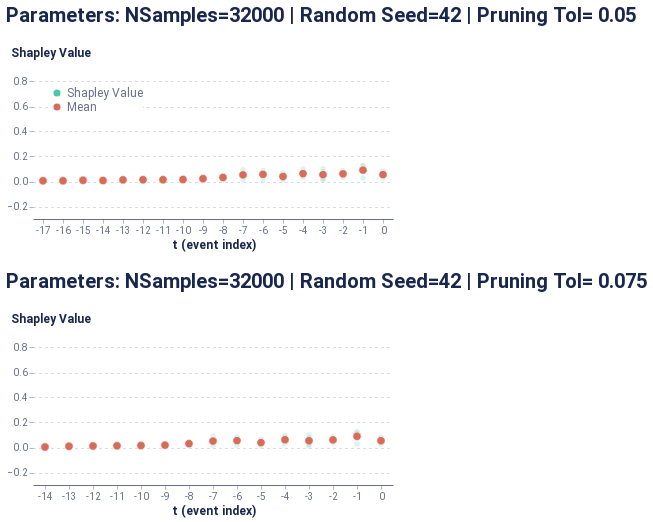

The notebook cell this image was saved under:
### Markdown cell above
##### Global event-level

### Code cell
event_dict = {'path': 'outputs/event_all.csv', 'rs': 42, 'nsamples': 32000}
event_data = event_explain_all(f_hs, pos_dataset, event_dict, prun_indexes, average_event, model_features, schema, sequence_id_feat, time_feat)
event_global_plot = plot_global_event(event_data)
event_global_plot

### Figure 1 — Vega-Lite specification as saved in the notebook (floating-point values rounded to 4 significant figures)
{"config": {"axis": {"domain": true, "domainColor": "#666F89", "grid": false, "gridCap": "round", "gridColor": "#B3B7C4", "gridDash": [2, 4], "gridWidth": 0.5, "labelColor": "#666F89", "labelFont": "Roboto, Arial, sans-serif", "labelPadding": 2, "tickColor": "#666F89", "tickOpacity": 0.5, "tickSize": 4, "titleColor": "#19274E", "titleFont": "Roboto, Arial, sans-serif", "titleFontSize": 12}, "axisBand": {"domain": true, "labelPadding": 4, "ticks": false}, "axisY": {"domain": false, "titleAlign": "left", "titleAngle": 0, "titleX": -20, "titleY": -10}, "legend": {"labelColor": "#666F89", "labelFont": "Roboto, Arial, sans-serif", "labelFontSize": 12, "symbolSize": 40, "titleColor": "#19274E", "titleFont": "Roboto, Arial, sans-serif", "titleFontSize": 12, "titlePadding": 4}, "arc": {"stroke": "#FFFFFF", "strokeWidth": 1}, "bar": {"fill": "#2770EB", "stroke": null}, "line": {"stroke": "#2770EB", "strokeWidth": 2}, "path": {"stroke": "#2770EB", "strokeWidth": 0.5}, "point": {"fill": "#2770EB", "shape": "circle", "filled": true}, "rect": {"fill": "#2770EB"}, "rule": {"stroke": "#666F89"}, "shape": {"stroke": "#2770EB"}, "text": {"color": "#19274E", "font": "Roboto, Arial, sans-serif", "fontSize": 12}, "range": {"category": ["#2770EB", "#77B98A", "#DA5252", "#FFC400", "#A87AEA", "#00A39E", "#19274E"], "diverging": ["#006360", "#2BB3AE", "#96D9D7", "#FFFFFF", "#EDAAAA", "#DA5252", "#811D1D"], "heatmap": ["#18448F", "#1B4EA5", "#2770EB", "#4C88EE", "#82ACF3", "#A6C4F7", "#E9F1FD"], "ramp": ["#18448F", "#1B4EA5", "#2770EB", "#4C88EE", "#82ACF3", "#A6C4F7", "#E9F1FD"]}, "background": "#FFFFFF", "group": {"fill": "#FFFFFF"}, "header": {"labelColor": "#19274E", "labelFont": "Roboto, Arial, sans-serif", "labelFontSize": 12, "titleColor": "#19274E", "titleFont": "Roboto, Arial, sans-serif", "titleFontSize": 16}, "title": {"anchor": "start", "color": "#19274E", "font": "Roboto, Arial, sans-serif", "fontSize": 20, "fontWeight": "bold", "offset": 20, "subtitleColor": "#19274E", "subtitleFontSize": 16}, "view": {"continuousHeight": 300, "continuousWidth": 400, "stroke": "transparent"}}, "vconcat": [{"mark": {"type": "point", "stroke": "white", "strokeWidth": 0.6}, "encoding": {"color": {"field": "type", "legend": {"fillColor": "white", "orient": "top-left", "symbolSize": 50, "symbolStrokeWidth": 0, "title": null}, "scale": {"domain": ["Shapley Value", "Mean"], "range": ["#48caaa", "#d76d58"]}, "type": "nominal"}, "opacity": {"condition": {"value": 1.0, "test": "(datum.type === 'Mean')"}, "value": 0.2}, "size": {"condition": {"value": 70, "test": "(datum.type === 'Mean')"}, "value": 30}, "x": {"axis": {"labelAngle": 0}, "field": "t (event index)", "type": "ordinal"}, "y": {"axis": {"grid": true, "titleX": -23}, "field": "Shapley Value", "scale": {"domain": [-0.3, 0.9]}, "title": "Shapley Value", "type": "quantitative"}}, "height": 150, "title": "Parameters: NSamples=32000 | Random Seed=42 | Pruning Tol= 0.05", "width": 360}, {"data": {"name": "data-226e6e6714fe02b9083b8fdc7efa5d17"}, "mark": {"type": "point", "stroke": "white", "strokeWidth": 0.6}, "encoding": {"color": {"field": "type", "legend": {"fillColor": "white", "orient": "top-left", "symbolSize": 50, "symbolStrokeWidth": 0, "title": null}, "scale": {"domain": ["Shapley Value", "Mean"], "range": ["#48caaa", "#d76d58"]}, "type": "nominal"}, "opacity": {"condition": {"value": 1.0, "test": "(datum.type === 'Mean')"}, "value": 0.2}, "size": {"condition": {"value": 70, "test": "(datum.type === 'Mean')"}, "value": 30}, "x": {"axis": {"labelAngle": 0}, "field": "t (event index)", "type": "ordinal"}, "y": {"axis": {"grid": true, "titleX": -23}, "field": "Shapley Value", "scale": {"domain": [-0.3, 0.9]}, "title": "Shapley Value", "type": "quantitative"}}, "height": 150, "title": "Parameters: NSamples=32000 | Random Seed=42 | Pruning Tol= 0.075", "width": 360}], "data": {"name": "data-34bd7476ebd269edb2770650c1cf425f"}, "$schema": "https://vega.github.io/schema/vega-lite/v4.17.0.json", "datasets": {"data-34bd7476ebd269edb2770650c1cf425f": [{"Shapley Value": 0.04514, "t (event index)": 0, "type": "Shapley Value"}, {"Shapley Value": 0.08816, "t (event index)": -1, "type": "Shapley Value"}, {"Shapley Value": 0.08868, "t (event index)": -2, "type": "Shapley Value"}, {"Shapley Value": 0.07824, "t (event index)": -3, "type": "Shapley Value"}, {"Shapley Value": 0.04805, "t (event index)": -4, "type": "Shapley Value"}, {"Shapley Value": 0.04557, "t (event index)": -5, "type": "Shapley Value"}, {"Shapley Value": 0.05404, "t (event index)": -6, "type": "Shapley Value"}, {"Shapley Value": 0.05916, "t (event index)": -7, "type": "Shapley Value"}, {"Shapley Value": 0.03766, "t (event index)": -8, "type": "Shapley Value"}, {"Shapley Value": 0.02421, "t (event index)": -9, "type": "Shapley Value"}, {"Shapley Value": 0.01127, "t (event index)": -10, "type": "Shapley Value"}, {"Shapley Value": 0.02366, "t (event index)": -11, "type": "Shapley Value"}, {"Shapley Value": 0.009378, "t (event index)": -12, "type": "Shapley Value"}, {"Shapley Value": 0.01428, "t (event index)": -13, "type": "Shapley Value"}, {"Shapley Value": 0.0113, "t (event index)": -14, "type": "Shapley Value"}, {"Shapley Value": 0.01346, "t (event index)": -15, "type": "Shapley Value"}, {"Shapley Value": 0.08403, "t (event index)": 0, "type": "Shapley Value"}, {"Shapley Value": 0.1219, "t (event index)": -1, "type": "Shapley Value"}, {"Shapley Value": 0.05875, "t (event index)": -2, "type": "Shapley Value"}, {"Shapley Value": 0.105, "t (event index)": -3, "type": "Shapley Value"}, {"Shapley Value": 0.0751, "t (event index)": -4, "type": "Shapley Value"}, {"Shapley Value": 0.06811, "t (event index)": -5, "type": "Shapley Value"}, {"Shapley Value": 0.06793, "t (event index)": -6, "type": "Shapley Value"}, {"Shapley Value": 0.04375, "t (event index)": -7, "type": "Shapley Value"}, {"Shapley Value": 0.03558, "t (event index)": -8, "type": "Shapley Value"}, {"Shapley Value": 0.03316, "t (event index)": -9, "type": "Shapley Value"}, {"Shapley Value": 0.06573, "t (event index)": 0, "type": "Shapley Value"}, {"Shapley Value": 0.1255, "t (event index)": -1, "type": "Shapley Value"}, {"Shapley Value": 0.06314, "t (event index)": -2, "type": "Shapley Value"}, {"Shapley Value": 0.01404, "t (event index)": -3, "type": "Shapley Value"}, {"Shapley Value": 0.09942, "t (event index)": -4, "type": "Shapley Value"}, {"Shapley Value": 0.03314, "t (event index)": -5, "type": "Shapley Value"}, {"Shapley Value": 0.08788, "t (event index)": -6, "type": "Shapley Value"}, {"Shapley Value": 0.09326, "t (event index)": -7, "type": "Shapley Value"}, {"Shapley Value": 0.04203, "t (event index)": -8, "type": "Shapley Value"}, {"Shapley Value": 0.01919, "t (event index)": -9, "type": "Shapley Value"}, {"Shapley Value": 0.01875, "t (event index)": -10, "type": "Shapley Value"}, {"Shapley Value": 0.01739, "t (event index)": -11, "type": "Shapley Value"}, {"Shapley Value": 0.02308, "t (event index)": -12, "type": "Shapley Value"}, {"Shapley Value": 0.01606, "t (event index)": -13, "type": "Shapley Value"}, {"Shapley Value": 0.02481, "t (event index)": 0, "type": "Shapley Value"}, {"Shapley Value": 0.02745, "t (event index)": -1, "type": "Shapley Value"}, {"Shapley Value": 0.03486, "t (event index)": -2, "type": "Shapley Value"}, {"Shapley Value": 0.02171, "t (event index)": -3, "type": "Shapley Value"}, {"Shapley Value": 0.02988, "t (event index)": -4, "type": "Shapley Value"}, {"Shapley Value": 0.01215, "t (event index)": -5, "type": "Shapley Value"}, {"Shapley Value": 0.01764, "t (event index)": -6, "type": "Shapley Value"}, {"Shapley Value": 0.01576, "t (event index)": -7, "type": "Shapley Value"}, {"Shapley Value": 0.01418, "t (event index)": -8, "type": "Shapley Value"}, {"Shapley Value": 0.01398, "t (event index)": -9, "type": "Shapley Value"}, {"Shapley Value": 0.01765, "t (event index)": -10, "type": "Shapley Value"}, {"Shapley Value": 0.002328, "t (event index)": -11, "type": "Shapley Value"}, {"Shapley Value": 0.009988, "t (event index)": -12, "type": "Shapley Value"}, {"Shapley Value": 0.008656, "t (event index)": -13, "type": "Shapley Value"}, {"Shapley Value": 0.004181, "t (event index)": -14, "type": "Shapley Value"}, {"Shapley Value": 0.005625, "t (event index)": -15, "type": "Shapley Value"}, {"Shapley Value": 0.005815, "t (event index)": -16, "type": "Shapley Value"}, {"Shapley Value": 0.005587, "t (event index)": -17, "type": "Shapley Value"}, {"Shapley Value": 0.005587, "t (event index)": -17, "type": "Mean"}, {"Shapley Value": 0.005815, "t (event index)": -16, "type": "Mean"}, {"Shapley Value": 0.00954, "t (event index)": -15, "type": "Mean"}, {"Shapley Value": 0.007738, "t (event index)": -14, "type": "Mean"}, {"Shapley Value": 0.013, "t (event index)": -13, "type": "Mean"}, {"Shapley Value": 0.01415, "t (event index)": -12, "type": "Mean"}, {"Shapley Value": 0.01446, "t (event index)": -11, "type": "Mean"}, {"Shapley Value": 0.01589, "t (event index)": -10, "type": "Mean"}, {"Shapley Value": 0.02263, "t (event index)": -9, "type": "Mean"}, {"Shapley Value": 0.03236, "t (event index)": -8, "type": "Mean"}, {"Shapley Value": 0.05298, "t (event index)": -7, "type": "Mean"}, {"Shapley Value": 0.05687, "t (event index)": -6, "type": "Mean"}, {"Shapley Value": 0.03974, "t (event index)": -5, "type": "Mean"}, {"Shapley Value": 0.06311, "t (event index)": -4, "type": "Mean"}, {"Shapley Value": 0.05473, "t (event index)": -3, "type": "Mean"}, {"Shapley Value": 0.06136, "t (event index)": -2, "type": "Mean"}, {"Shapley Value": 0.09075, "t (event index)": -1, "type": "Mean"}, {"Shapley Value": 0.05493, "t (event index)": 0, "type": "Mean"}], "data-226e6e6714fe02b9083b8fdc7efa5d17": [{"Shapley Value": 0.04484, "t (event index)": 0, "type": "Shapley Value"}, {"Shapley Value": 0.08742, "t (event index)": -1, "type": "Shapley Value"}, {"Shapley Value": 0.088, "t (event index)": -2, "type": "Shapley Value"}, {"Shapley Value": 0.07748, "t (event index)": -3, "type": "Shapley Value"}, {"Shapley Value": 0.04776, "t (event index)": -4, "type": "Shapley Value"}, {"Shapley Value": 0.04565, "t (event index)": -5, "type": "Shapley Value"}, {"Shapley Value": 0.05308, "t (event index)": -6, "type": "Shapley Value"}, {"Shapley Value": 0.05822, "t (event index)": -7, "type": "Shapley Value"}, {"Shapley Value": 0.03707, "t (event index)": -8, "type": "Shapley Value"}, {"Shapley Value": 0.02367, "t (event index)": -9, "type": "Shapley Value"}, {"Shapley Value": 0.01111, "t (event index)": -10, "type": "Shapley Value"}, {"Shapley Value": 0.02256, "t (event index)": -11, "type": "Shapley Value"}, {"Shapley Value": 0.007925, "t (event index)": -12, "type": "Shapley Value"}, {"Shapley Value": 0.01231, "t (event index)": -13, "type": "Shapley Value"}, {"Shapley Value": 0.08208, "t (event index)": 0, "type": "Shapley Value"}, {"Shapley Value": 0.1184, "t (event index)": -1, "type": "Shapley Value"}, {"Shapley Value": 0.05734, "t (event index)": -2, "type": "Shapley Value"}, {"Shapley Value": 0.1013, "t (event index)": -3, "type": "Shapley Value"}, {"Shapley Value": 0.0726, "t (event index)": -4, "type": "Shapley Value"}, {"Shapley Value": 0.06538, "t (event index)": -5, "type": "Shapley Value"}, {"Shapley Value": 0.06386, "t (event index)": -6, "type": "Shapley Value"}, {"Shapley Value": 0.03968, "t (event index)": -7, "type": "Shapley Value"}, {"Shapley Value": 0.03109, "t (event index)": -8, "type": "Shapley Value"}, {"Shapley Value": 0.06542, "t (event index)": 0, "type": "Shapley Value"}, {"Shapley Value": 0.1248, "t (event index)": -1, "type": "Shapley Value"}, {"Shapley Value": 0.06277, "t (event index)": -2, "type": "Shapley Value"}, {"Shapley Value": 0.01391, "t (event index)": -3, "type": "Shapley Value"}, {"Shapley Value": 0.09878, "t (event index)": -4, "type": "Shapley Value"}, {"Shapley Value": 0.03302, "t (event index)": -5, "type": "Shapley Value"}, {"Shapley Value": 0.08706, "t (event index)": -6, "type": "Shapley Value"}, {"Shapley Value": 0.09193, "t (event index)": -7, "type": "Shapley Value"}, {"Shapley Value": 0.04136, "t (event index)": -8, "type": "Shapley Value"}, {"Shapley Value": 0.01873, "t (event index)": -9, "type": "Shapley Value"}, {"Shapley Value": 0.01742, "t (event index)": -10, "type": "Shapley Value"}, {"Shapley Value": 0.01647, "t (event index)": -11, "type": "Shapley Value"}, {"Shapley Value": 0.02076, "t (event index)": -12, "type": "Shapley Value"}, {"Shapley Value": 0.02502, "t (event index)": 0, "type": "Shapley Value"}, {"Shapley Value": 0.02792, "t (event index)": -1, "type": "Shapley Value"}, {"Shapley Value": 0.03571, "t (event index)": -2, "type": "Shapley Value"}, {"Shapley Value": 0.02224, "t (event index)": -3, "type": "Shapley Value"}, {"Shapley Value": 0.03044, "t (event index)": -4, "type": "Shapley Value"}, {"Shapley Value": 0.01296, "t (event index)": -5, "type": "Shapley Value"}, {"Shapley Value": 0.01727, "t (event index)": -6, "type": "Shapley Value"}, {"Shapley Value": 0.01629, "t (event index)": -7, "type": "Shapley Value"}, {"Shapley Value": 0.01445, "t (event index)": -8, "type": "Shapley Value"}, {"Shapley Value": 0.01425, "t (event index)": -9, "type": "Shapley Value"}, {"Shapley Value": 0.01823, "t (event index)": -10, "type": "Shapley Value"}, {"Shapley Value": 0.002011, "t (event index)": -11, "type": "Shapley Value"}, {"Shapley Value": 0.008601, "t (event index)": -12, "type": "Shapley Value"}, {"Shapley Value": 0.00732, "t (event index)": -13, "type": "Shapley Value"}, {"Shapley Value": 0.003733, "t (event index)": -14, "type": "Shapley Value"}, {"Shapley Value": 0.003733, "t (event index)": -14, "type": "Mean"}, {"Shapley Value": 0.009817, "t (event index)": -13, "type": "Mean"}, {"Shapley Value": 0.01243, "t (event index)": -12, "type": "Mean"}, {"Shapley Value": 0.01368, "t (event index)": -11, "type": "Mean"}, {"Shapley Value": 0.01559, "t (event index)": -10, "type": "Mean"}, {"Shapley Value": 0.01888, "t (event index)": -9, "type": "Mean"}, {"Shapley Value": 0.03099, "t (event index)": -8, "type": "Mean"}, {"Shapley Value": 0.05153, "t (event index)": -7, "type": "Mean"}, {"Shapley Value": 0.05532, "t (event index)": -6, "type": "Mean"}, {"Shapley Value": 0.03925, "t (event index)": -5, "type": "Mean"}, {"Shapley Value": 0.0624, "t (event index)": -4, "type": "Mean"}, {"Shapley Value": 0.05374, "t (event index)": -3, "type": "Mean"}, {"Shapley Value": 0.06096, "t (event index)": -2, "type": "Mean"}, {"Shapley Value": 0.08963, "t (event index)": -1, "type": "Mean"}, {"Shapley Value": 0.05434, "t (event index)": 0, "type": "Mean"}]}}
